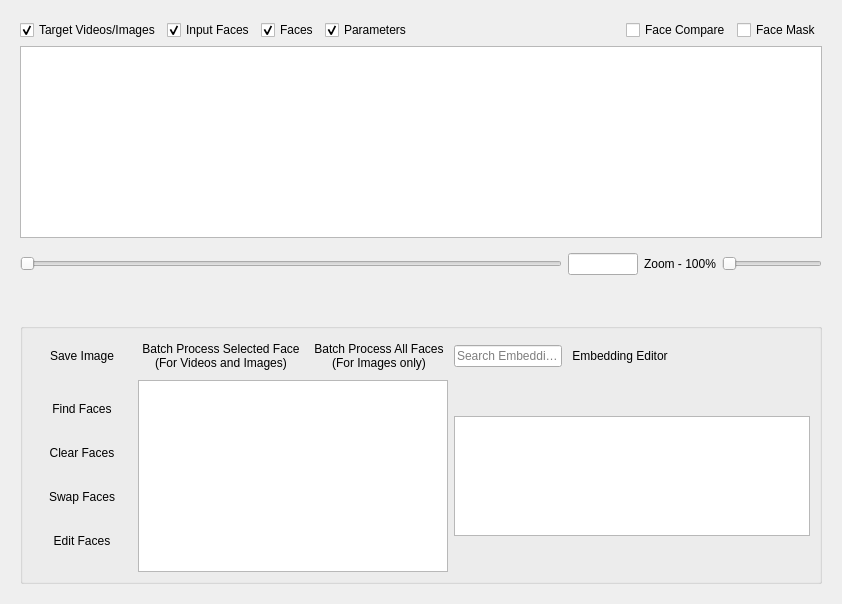
  <widget class="QWidget" name="centralwidget">
   <layout class="QHBoxLayout" name="horizontalLayout">
    <item>
     <widget class="QWidget" name="mediaLayout" native="true">
      <property name="sizePolicy">
       <sizepolicy hsizetype="Expanding" vsizetype="Preferred">
        <horstretch>2</horstretch>
        <verstretch>0</verstretch>
       </sizepolicy>
      </property>
      <layout class="QVBoxLayout" name="verticalLayout">
       <item>
        <layout class="QHBoxLayout" name="panelVisibilityCheckBoxLayout">
         <item>
          <widget class="QCheckBox" name="TargetMediaCheckBox">
           <property name="text">
            <string>Target Videos/Images</string>
           </property>
           <property name="checked">
            <bool>true</bool>
           </property>
          </widget>
         </item>
		 <item>
          <widget class="QCheckBox" name="InputFacesCheckBox">
           <property name="text">
            <string>Input Faces</string>
           </property>
           <property name="checked">
            <bool>true</bool>
           </property>
          </widget>
         </item>
         <item>
          <widget class="QCheckBox" name="facesPanelCheckBox">
           <property name="text">
            <string>Faces</string>
           </property>
           <property name="checked">
            <bool>true</bool>
           </property>
          </widget>
         </item>
         <item>
          <widget class="QCheckBox" name="parametersPanelCheckBox">
           <property name="text">
            <string>Parameters</string>
           </property>
           <property name="checked">
            <bool>true</bool>
           </property>
          </widget>
         </item>
         <item>
          <spacer name="horizontalSpacer_8">
           <property name="orientation">
            <enum>Qt::Orientation::Horizontal</enum>
           </property>
           <property name="sizeHint" stdset="0">
            <size>
             <width>20</width>
             <height>20</height>
            </size>
           </property>
          </spacer>
         </item>
         <item>
          <widget class="QCheckBox" name="faceCompareCheckBox">
           <property name="text">
            <string>Face Compare</string>
           </property>
          </widget>
         </item>
         <item>
          <widget class="QCheckBox" name="faceMaskCheckBox">
           <property name="text">
            <string>Face Mask</string>
           </property>
          </widget>
         </item>
        </layout>
       </item>
       <item>
        <widget class="QGraphicsView" name="graphicsViewFrame"/>
       </item>
       <item>
        <layout class="QVBoxLayout" name="verticalLayoutMediaControls">
         <item>
          <layout class="QHBoxLayout" name="horizontalLayoutMediaSlider">
           <item>
            <widget class="QScrollArea" name="timelineScrollArea">
             <property name="sizePolicy">
              <sizepolicy hsizetype="Expanding" vsizetype="Fixed">
               <horstretch>1</horstretch>
               <verstretch>0</verstretch>
              </sizepolicy>
             </property>
             <property name="minimumSize">
              <size>
               <width>0</width>
               <height>40</height>
              </size>
             </property>
             <property name="maximumSize">
              <size>
               <width>16777215</width>
               <height>40</height>
              </size>
             </property>
             <property name="widgetResizable">
              <bool>true</bool>
             </property>
             <property name="frameShape">
              <enum>QFrame::Shape::NoFrame</enum>
             </property>
             <property name="verticalScrollBarPolicy">
              <enum>Qt::ScrollBarPolicy::ScrollBarAlwaysOff</enum>
             </property>
             <widget class="QWidget" name="scrollAreaWidgetContents">
              <layout class="QVBoxLayout" name="verticalLayout_timeline">
               <property name="leftMargin"><number>0</number></property>
               <property name="topMargin"><number>0</number></property>
               <property name="rightMargin"><number>0</number></property>
               <property name="bottomMargin"><number>0</number></property>
               <item>
                <widget class="QSlider" name="videoSeekSlider">
                 <property name="orientation">
                  <enum>Qt::Orientation::Horizontal</enum>
                 </property>
                </widget>
               </item>
              </layout>
             </widget>
            </widget>
           </item>
           <item>
            <widget class="QLineEdit" name="videoSeekLineEdit">
             <property name="sizePolicy">
              <sizepolicy hsizetype="Fixed" vsizetype="Fixed">
               <horstretch>0</horstretch>
               <verstretch>0</verstretch>
              </sizepolicy>
             </property>
             <property name="maximumSize">
              <size>
               <width>70</width>
               <height>16777215</height>
              </size>
             </property>
             <property name="toolTip">
              <string>Frame Number</string>
             </property>
             <property name="clearButtonEnabled">
              <bool>false</bool>
             </property>
            </widget>
           </item>
           <item>
            <widget class="QLabel" name="zoomLabel">
             <property name="sizePolicy">
              <sizepolicy hsizetype="Fixed" vsizetype="Preferred">
               <horstretch>0</horstretch>
               <verstretch>0</verstretch>
              </sizepolicy>
             </property>
             <property name="text">
              <string>Zoom - 100%</string>
             </property>
            </widget>
           </item>
           <item>
            <widget class="QSlider" name="timelineZoomSlider">
             <property name="sizePolicy">
              <sizepolicy hsizetype="Fixed" vsizetype="Fixed">
               <horstretch>0</horstretch>
               <verstretch>0</verstretch>
              </sizepolicy>
             </property>
             <property name="minimumSize">
              <size>
               <width>100</width>
               <height>0</height>
              </size>
             </property>
             <property name="maximumSize">
              <size>
               <width>100</width>
               <height>16777215</height>
              </size>
             </property>
             <property name="orientation">
              <enum>Qt::Orientation::Horizontal</enum>
             </property>
             <property name="toolTip">
              <string>Zoom Timeline</string>
             </property>
            </widget>
           </item>
          </layout>
         </item>
         <item>
          <layout class="QHBoxLayout" name="horizontalLayoutMediaButtons">
           <item>
            <spacer name="horizontalSpacer_7">
             <property name="orientation">
              <enum>Qt::Orientation::Horizontal</enum>
             </property>
             <property name="sizeType">
              <enum>QSizePolicy::Policy::MinimumExpanding</enum>
             </property>
             <property name="sizeHint" stdset="0">
              <size>
               <width>40</width>
               <height>20</height>
              </size>
             </property>
            </spacer>
           </item>
           <item>
            <widget class="QPushButton" name="liveSoundButton">
             <property name="minimumSize">
              <size>
               <width>0</width>
               <height>0</height>
              </size>
             </property>
             <property name="toolTip">
              <string>[Experimental] Toggle Live Sound while the video is playing</string>
             </property>
             <property name="text">
              <string/>
             </property>
             <property name="icon">
              <iconset resource="media.qrc">
               <normaloff>:/media/media/audio_off.png</normaloff>:/media/media/audio_off.png</iconset>
             </property>
             <property name="iconSize">
              <size>
               <width>16</width>
               <height>20</height>
              </size>
             </property>
             <property name="checkable">
              <bool>true</bool>
             </property>
             <property name="flat">
              <bool>true</bool>
             </property>
            </widget>
           </item>
           <item>
            <spacer name="horizontalSpacer">
             <property name="orientation">
              <enum>Qt::Orientation::Horizontal</enum>
             </property>
             <property name="sizeType">
              <enum>QSizePolicy::Policy::MinimumExpanding</enum>
             </property>
             <property name="sizeHint" stdset="0">
              <size>
               <width>40</width>
               <height>20</height>
              </size>
             </property>
            </spacer>
           </item>
           <item>
            <widget class="QPushButton" name="frameRewindButton">
             <property name="sizePolicy">
              <sizepolicy hsizetype="MinimumExpanding" vsizetype="Fixed">
               <horstretch>0</horstretch>
               <verstretch>0</verstretch>
              </sizepolicy>
             </property>
             <property name="maximumSize">
              <size>
               <width>100</width>
               <height>16777215</height>
              </size>
             </property>
             <property name="text">
              <string/>
             </property>
             <property name="toolTip">
              <string>Jump backward by the number of frames set in Settings -&gt; Frame Skip Steps</string>
             </property>
             <property name="icon">
              <iconset resource="media.qrc">
               <normaloff>:/media/media/frame_left.png</normaloff>:/media/media/frame_left.png</iconset>
             </property>
             <property name="flat">
              <bool>true</bool>
             </property>
            </widget>
           </item>
           <item>
            <spacer name="horizontalSpacer_3">
             <property name="orientation">
              <enum>Qt::Orientation::Horizontal</enum>
             </property>
             <property name="sizeType">
              <enum>QSizePolicy::Policy::Minimum</enum>
             </property>
             <property name="sizeHint" stdset="0">
              <size>
               <width>40</width>
               <height>20</height>
              </size>
             </property>
            </spacer>
           </item>
           <item>
            <widget class="QPushButton" name="buttonMediaRecord">
             <property name="text">
              <string/>
             </property>
             <property name="icon">
              <iconset resource="media.qrc">
               <normaloff>:/media/media/rec_off.png</normaloff>:/media/media/rec_off.png</iconset>
             </property>
             <property name="checkable">
              <bool>true</bool>
             </property>
             <property name="flat">
              <bool>true</bool>
             </property>
            </widget>
           </item>
           <item>
            <spacer name="horizontalSpacer_6">
             <property name="orientation">
              <enum>Qt::Orientation::Horizontal</enum>
             </property>
             <property name="sizeType">
              <enum>QSizePolicy::Policy::Minimum</enum>
             </property>
             <property name="sizeHint" stdset="0">
              <size>
               <width>30</width>
               <height>20</height>
              </size>
             </property>
            </spacer>
           </item>
           <item>
            <widget class="QPushButton" name="buttonMediaPlay">
             <property name="sizePolicy">
              <sizepolicy hsizetype="MinimumExpanding" vsizetype="Minimum">
               <horstretch>0</horstretch>
               <verstretch>0</verstretch>
              </sizepolicy>
             </property>
             <property name="maximumSize">
              <size>
               <width>100</width>
               <height>16777215</height>
              </size>
             </property>
             <property name="text">
              <string/>
             </property>
             <property name="icon">
              <iconset resource="media.qrc">
               <normaloff>:/media/media/play_hover.png</normaloff>:/media/media/play_hover.png</iconset>
             </property>
             <property name="checkable">
              <bool>true</bool>
             </property>
             <property name="flat">
              <bool>true</bool>
             </property>
            </widget>
           </item>
           <item>
            <spacer name="horizontalSpacer_4">
             <property name="orientation">
              <enum>Qt::Orientation::Horizontal</enum>
             </property>
             <property name="sizeType">
              <enum>QSizePolicy::Policy::Minimum</enum>
             </property>
             <property name="sizeHint" stdset="0">
              <size>
               <width>40</width>
               <height>20</height>
              </size>
             </property>
            </spacer>
           </item>
           <item>
            <widget class="QPushButton" name="frameAdvanceButton">
             <property name="sizePolicy">
              <sizepolicy hsizetype="MinimumExpanding" vsizetype="Fixed">
               <horstretch>0</horstretch>
               <verstretch>0</verstretch>
              </sizepolicy>
             </property>
             <property name="maximumSize">
              <size>
               <width>100</width>
               <height>16777215</height>
              </size>
             </property>
             <property name="text">
              <string/>
             </property>
             <property name="toolTip">
              <string>Jump forward by the number of frames set in Settings -&gt; Frame Skip Steps</string>
             </property>
             <property name="icon">
              <iconset resource="media.qrc">
               <normaloff>:/media/media/frame_right.png</normaloff>:/media/media/frame_right.png</iconset>
             </property>
             <property name="flat">
              <bool>true</bool>
             </property>
            </widget>
           </item>
           <item>
            <spacer name="horizontalSpacer_2">
             <property name="orientation">
              <enum>Qt::Orientation::Horizontal</enum>
             </property>
             <property name="sizeType">
              <enum>QSizePolicy::Policy::Minimum</enum>
             </property>
             <property name="sizeHint" stdset="0">
              <size>
               <width>40</width>
               <height>20</height>
              </size>
             </property>
            </spacer>
           </item>
           <item>
            <widget class="QPushButton" name="addMarkerButton">
             <property name="toolTip">
              <string>Add Marker</string>
             </property>
             <property name="text">
              <string/>
             </property>
             <property name="icon">
              <iconset resource="media.qrc">
               <normaloff>:/media/media/add_marker_hover.png</normaloff>:/media/media/add_marker_hover.png</iconset>
             </property>
             <property name="flat">
              <bool>true</bool>
             </property>
            </widget>
           </item>
           <item>
            <widget class="QPushButton" name="removeMarkerButton">
             <property name="toolTip">
              <string>Remove Marker</string>
             </property>
             <property name="text">
              <string/>
             </property>
             <property name="icon">
              <iconset resource="media.qrc">
               <normaloff>:/media/media/remove_marker_hover.png</normaloff>:/media/media/remove_marker_hover.png</iconset>
             </property>
             <property name="flat">
              <bool>true</bool>
             </property>
            </widget>
           </item>
           <item>
            <widget class="QPushButton" name="previousMarkerButton">
             <property name="toolTip">
              <string>Move to Previous Segment</string>
             </property>
             <property name="text">
              <string/>
             </property>
             <property name="icon">
              <iconset resource="media.qrc">
               <normaloff>:/media/media/previous_marker_hover.png</normaloff>:/media/media/previous_marker_hover.png</iconset>
             </property>
             <property name="flat">
              <bool>true</bool>
             </property>
            </widget>
           </item>
           <item>
            <widget class="QPushButton" name="nextMarkerButton">
             <property name="toolTip">
              <string>Move to Next Segment</string>
             </property>
             <property name="text">
              <string/>
             </property>
             <property name="icon">
              <iconset resource="media.qrc">
               <normaloff>:/media/media/next_marker_hover.png</normaloff>:/media/media/next_marker_hover.png</iconset>
             </property>
             <property name="flat">
              <bool>true</bool>
             </property>
            </widget>
           </item>
           <item>
            <spacer name="horizontalSpacer_5">
             <property name="orientation">
              <enum>Qt::Orientation::Horizontal</enum>
             </property>
             <property name="sizeHint" stdset="0">
              <size>
               <width>40</width>
               <height>20</height>
              </size>
             </property>
            </spacer>
           </item>
          </layout>
         </item>
        </layout>
       </item>
       <item>
        <spacer name="verticalSpacer">
         <property name="orientation">
          <enum>Qt::Orientation::Vertical</enum>
         </property>
         <property name="sizeType">
          <enum>QSizePolicy::Policy::Preferred</enum>
         </property>
         <property name="sizeHint" stdset="0">
          <size>
           <width>20</width>
           <height>5</height>
          </size>
         </property>
        </spacer>
       </item>
       <item>
        <widget class="QGroupBox" name="facesPanelGroupBox">
         <property name="sizePolicy">
          <sizepolicy hsizetype="Preferred" vsizetype="Preferred">
           <horstretch>0</horstretch>
           <verstretch>0</verstretch>
          </sizepolicy>
         </property>
         <property name="minimumSize">
          <size>
            <width>0</width>
            <height>220</height>
          </size>
         </property>
         <property name="maximumSize">
          <size>
            <width>16777215</width>
            <height>16777215</height>
          </size>
         </property>
         <property name="autoFillBackground">
          <bool>false</bool>
         </property>
         <property name="flat">
          <bool>true</bool>
         </property>
         <property name="checkable">
          <bool>false</bool>
         </property>
         <layout class="QGridLayout" name="gridLayout_2">
          <item row="1" column="0">
           <widget class="QWidget" name="facesButtonsWidget" native="true">
            <property name="sizePolicy">
             <sizepolicy hsizetype="Minimum" vsizetype="Expanding">
              <horstretch>0</horstretch>
              <verstretch>0</verstretch>
             </sizepolicy>
            </property>
            <layout class="QVBoxLayout" name="verticalLayout_8">
             <property name="spacing">
              <number>0</number>
             </property>
             <property name="leftMargin">
              <number>0</number>
             </property>
             <property name="topMargin">
              <number>0</number>
             </property>
             <property name="rightMargin">
              <number>0</number>
             </property>
             <property name="bottomMargin">
              <number>0</number>
             </property>
             <item>
              <widget class="QWidget" name="verticalWidget" native="true">
               <layout class="QVBoxLayout" name="controlButtonsLayout">
                 <property name="spacing">
                  <number>8</number>
                 </property>
                 <property name="leftMargin">
                  <number>0</number>
                 </property>
                 <property name="topMargin">
                  <number>4</number>
                 </property>
                 <property name="rightMargin">
                  <number>0</number>
                 </property>
                 <property name="bottomMargin">
                  <number>4</number>
                 </property>
                 <item>
                  <widget class="QPushButton" name="findTargetFacesButton">
                   <property name="minimumSize">
                    <size>
                     <width>100</width>
                     <height>0</height>
                    </size>
                   </property>
                  <property name="text">
                   <string>Find Faces</string>
                  </property>
                  <property name="checkable">
                   <bool>false</bool>
                  </property>
                  <property name="flat">
                   <bool>true</bool>
                  </property>
                 </widget>
                </item>
                <item>
                  <widget class="QPushButton" name="clearTargetFacesButton">
                   <property name="text">
                    <string>Clear Faces</string>
                   </property>
                  <property name="checkable">
                   <bool>false</bool>
                  </property>
                  <property name="flat">
                   <bool>true</bool>
                  </property>
                 </widget>
                </item>
                <item>
                  <widget class="QPushButton" name="swapfacesButton">
                   <property name="text">
                    <string>Swap Faces</string>
                   </property>
                  <property name="checkable">
                   <bool>true</bool>
                  </property>
                  <property name="flat">
                   <bool>true</bool>
                  </property>
                 </widget>
                </item>
                <item>
                  <widget class="QPushButton" name="editFacesButton">
                   <property name="text">
                    <string>Edit Faces</string>
                   </property>
                  <property name="checkable">
                   <bool>true</bool>
                  </property>
                  <property name="default">
                   <bool>false</bool>
                  </property>
                  <property name="flat">
                   <bool>true</bool>
                  </property>
                 </widget>
                 </item>
                </layout>
               </widget>
              </item>
            </layout>
           </widget>
          </item>
          <item row="1" column="2">
           <widget class="QListWidget" name="inputEmbeddingsList">
            <property name="sizePolicy">
             <sizepolicy hsizetype="Expanding" vsizetype="Fixed">
              <horstretch>4</horstretch>
              <verstretch>0</verstretch>
             </sizepolicy>
            </property>
            <property name="minimumSize">
             <size>
              <width>320</width>
              <height>120</height>
             </size>
            </property>
            <property name="maximumSize">
             <size>
              <width>16777215</width>
              <height>120</height>
             </size>
            </property>
            <property name="toolTip">
             <string>Saved Embedding</string>
            </property>
            <property name="verticalScrollBarPolicy">
             <enum>Qt::ScrollBarPolicy::ScrollBarAlwaysOff</enum>
            </property>
            <property name="horizontalScrollBarPolicy">
             <enum>Qt::ScrollBarPolicy::ScrollBarAsNeeded</enum>
            </property>
            <property name="autoScroll">
             <bool>false</bool>
            </property>
            <property name="movement">
             <enum>QListView::Movement::Static</enum>
            </property>
            <property name="layoutMode">
             <enum>QListView::LayoutMode::Batched</enum>
            </property>
            <property name="spacing">
             <number>4</number>
            </property>
            <property name="viewMode">
             <enum>QListView::ViewMode::IconMode</enum>
            </property>
            <property name="uniformItemSizes">
             <bool>true</bool>
            </property>
            <property name="wrapping" stdset="0">
             <bool>true</bool>
            </property>
           </widget>
          </item>
          <item row="0" column="0">
           <layout class="QHBoxLayout" name="horizontalLayout_4">
            <item>
             <widget class="QPushButton" name="saveImageButton">
              <property name="text">
               <string>Save Image</string>
              </property>
              <property name="flat">
               <bool>true</bool>
              </property>
             </widget>
            </item>
           </layout>
          </item>
		  <item row="0" column="1">
           <layout class="QHBoxLayout" name="batchLayout_1">
            <item>
             <widget class="QPushButton" name="batchImageButton">
              <property name="toolTip">
               <string>Processes the currently selected face across the entire target video or image.</string>
              </property>
              <property name="text">
               <string>Batch Process Selected Face&#xA;(For Videos and Images)</string>
              </property>
              <property name="flat">
               <bool>true</bool>
              </property>
             </widget>
            </item>
			<item>
             <widget class="QPushButton" name="batchallImageButton">
              <property name="toolTip">
               <string>Processes all found faces. This feature is only available for target images, not videos.</string>
              </property>
              <property name="text">
               <string>Batch Process All Faces&#xA;(For Images only)</string>
              </property>
              <property name="flat">
               <bool>true</bool>
              </property>
             </widget>
            </item>
           </layout>
          </item>
          <item row="0" column="2">
           <layout class="QHBoxLayout" name="horizontalLayout_3">
            <item>
             <widget class="QLineEdit" name="inputEmbeddingsSearchBox">
              <property name="placeholderText">
               <string>Search Embeddings</string>
              </property>
             </widget>
            </item>
			<item>
             <widget class="QPushButton" name="openEditorButton">
              <property name="toolTip">
               <string>Open Embedding Editor</string>
              </property>
              <property name="text">
               <string>Embedding Editor</string>
              </property>
              <property name="checkable">
                <bool>false</bool>
              </property>
              <property name="flat">
               <bool>true</bool>
              </property>
             </widget>
            </item>
            <item>
             <widget class="QPushButton" name="openEmbeddingButton">
              <property name="toolTip">
               <string>Open Embedding File</string>
              </property>
              <property name="text">
               <string/>
              </property>
              <property name="icon">
               <iconset resource="media.qrc">
                <normaloff>:/media/media/open_file.png</normaloff>:/media/media/open_file.png</iconset>
              </property>
              <property name="flat">
               <bool>true</bool>
              </property>
             </widget>
            </item>
            <item>
             <widget class="QPushButton" name="saveEmbeddingButton">
              <property name="toolTip">
               <string>Save all embeddings to the current file</string>
              </property>
              <property name="text">
               <string/>
              </property>
              <property name="icon">
               <iconset resource="media.qrc">
                <normaloff>:/media/media/save_file.png</normaloff>:/media/media/save_file.png</iconset>
              </property>
              <property name="flat">
               <bool>true</bool>
              </property>
             </widget>
            </item>
            <item>
             <widget class="QPushButton" name="saveEmbeddingAsButton">
              <property name="toolTip">
               <string>Save Embedding As</string>
              </property>
              <property name="text">
               <string/>
              </property>
              <property name="icon">
               <iconset resource="media.qrc">
                <normaloff>:/media/media/save_file_as.png</normaloff>:/media/media/save_file_as.png</iconset>
              </property>
              <property name="flat">
               <bool>true</bool>
              </property>
             </widget>
            </item>
           </layout>
          </item>
          <item row="1" column="1">
           <widget class="QListWidget" name="targetFacesList">
            <property name="autoFillBackground">
             <bool>true</bool>
            </property>
            <property name="autoScroll">
             <bool>false</bool>
            </property>
           </widget>
          </item>
         </layout>
        </widget>
       </item>
      </layout>
     </widget>
    </item>
   </layout>
  </widget>
